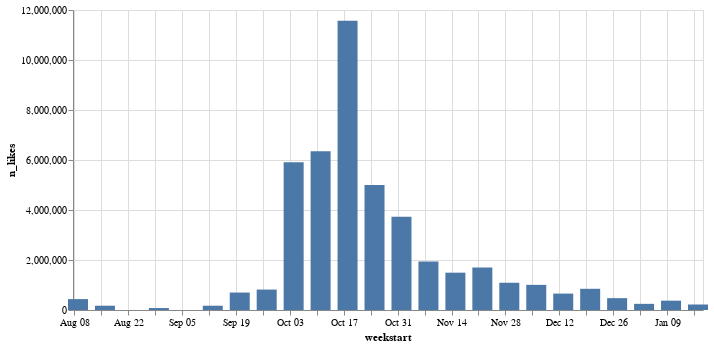

The notebook cell saved with this chart:
### Code cell
alt.Chart(weekly_likes).mark_bar(width=20).encode(
    x='weekstart:T',
    y='n_likes'
).properties(width=630)

### Figure 1 — Vega-Lite specification as saved in the notebook (floating-point values rounded to 4 significant figures)
{"config": {"view": {"continuousWidth": 400, "continuousHeight": 300}}, "data": {"name": "data-8275cd07f3c9e9c5eec8539f3c3a4369"}, "mark": {"type": "bar", "width": 20}, "encoding": {"x": {"field": "weekstart", "type": "temporal"}, "y": {"field": "n_likes", "type": "quantitative"}}, "width": 630, "$schema": "https://vega.github.io/schema/vega-lite/v4.17.0.json", "datasets": {"data-8275cd07f3c9e9c5eec8539f3c3a4369": [{"weekstart": "2021-08-09T00:00:00", "n_likes": 436200}, {"weekstart": "2021-08-16T00:00:00", "n_likes": 171500}, {"weekstart": "2021-08-30T00:00:00", "n_likes": 78500}, {"weekstart": "2021-09-13T00:00:00", "n_likes": 171400}, {"weekstart": "2021-09-20T00:00:00", "n_likes": 698200}, {"weekstart": "2021-09-27T00:00:00", "n_likes": 817600}, {"weekstart": "2021-10-04T00:00:00", "n_likes": 5911800}, {"weekstart": "2021-10-11T00:00:00", "n_likes": 6350200}, {"weekstart": "2021-10-18T00:00:00", "n_likes": 11567500}, {"weekstart": "2021-10-25T00:00:00", "n_likes": 5000000}, {"weekstart": "2021-11-01T00:00:00", "n_likes": 3726800}, {"weekstart": "2021-11-08T00:00:00", "n_likes": 1937300}, {"weekstart": "2021-11-15T00:00:00", "n_likes": 1492900}, {"weekstart": "2021-11-22T00:00:00", "n_likes": 1702700}, {"weekstart": "2021-11-29T00:00:00", "n_likes": 1089800}, {"weekstart": "2021-12-06T00:00:00", "n_likes": 1005300}, {"weekstart": "2021-12-13T00:00:00", "n_likes": 656000}, {"weekstart": "2021-12-20T00:00:00", "n_likes": 848000}, {"weekstart": "2021-12-27T00:00:00", "n_likes": 474000}, {"weekstart": "2022-01-03T00:00:00", "n_likes": 246200}, {"weekstart": "2022-01-10T00:00:00", "n_likes": 373400}, {"weekstart": "2022-01-17T00:00:00", "n_likes": 220000}]}}
